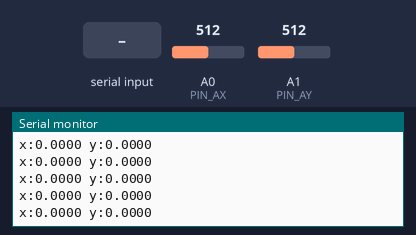
The sketch below on a simulated Arduino Uno, built with avr-gcc and run on an emulated ATmega328P. Shown: the last lines printed to the serial monitor. Inputs (shaded band) come from the test bench; at power-on: A0 (PIN_AX) = 512, A1 (PIN_AY) = 512.

Above: at 1.2 s.
1.3 s: A0 (PIN_AX) set to 716
At 2.4 s:
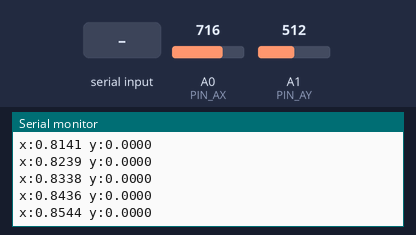
2.8 s: A1 (PIN_AY) set to 716
At 3.9 s:
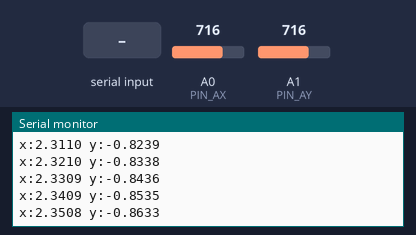
4.3 s: "r" received over Serial
5.8 s: "R" received over Serial
7.3 s: A0 (PIN_AX) set to 900
At 7.9 s:
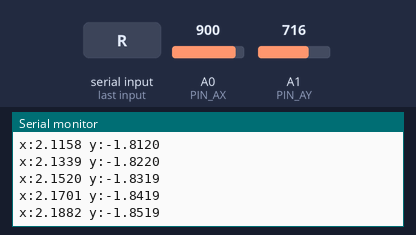
8.8 s: A1 (PIN_AY) set to 900
At 9.9 s:
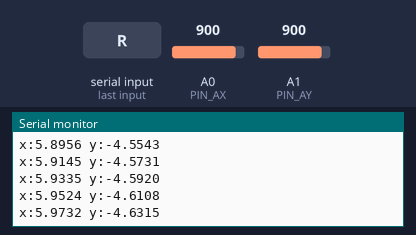
Timing chart, 0 to 11.3 s (numbered marks = the images above; inputs shaded):
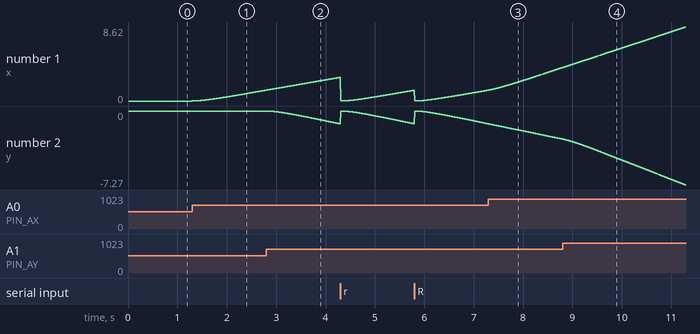

Measured:
- after the input at 1.3 s, the serial monitor: prints a new line at once (image 1)
- plotted number 1: 0 → 1.25 after the input at 1.3 s

The sketch:

D121221049_Hukum_Newton_v2.ino
```cpp
#include <math.h>

struct Body {
  float x, y;    // posisi
  float vx, vy;  // kecepatan
  float fx, fy;  // gaya
  float mass;    // massa
};

Body obj;

const float F_MAX   = 5.0f;          // gaya maksimum (N) dari analog
const float C_DRAG  = 2.0f;          // koefisien drag (N per (m/s))
const unsigned long DT_MS = 10;      // 10 ms = 0.01 s

unsigned long lastUpdate = 0;
float timeSec = 0.0f;

// PIN ANALOG JOYSTICK
const int PIN_AX = A0;   // sumbu X (kiri-kanan)
const int PIN_AY = A1;   // sumbu Y (atas-bawah)

// Deadzone
const float DEADZONE = 0.15f;       // 15%

void setup() {
  Serial.begin(115200);

  obj.x = 0.0f;
  obj.y = 0.0f;
  obj.vx = 0.0f;
  obj.vy = 0.0f;
  obj.fx = 0.0f;
  obj.fy = 0.0f;
  obj.mass = 0.5f;   // 0.5 kg

  lastUpdate = millis();

  Serial.println("# 2D Euler Simulation - Analog + Drag (lebih responsif)");
  Serial.println("# Joystick / pot:");
  Serial.println("#   A0: gaya X (kiri-kanan)");
  Serial.println("#   A1: gaya Y (bawah-atas)");
  Serial.println("# r: reset posisi & kecepatan & gaya");
  Serial.println("# Output: x:<val> y:<val>");
  Serial.println();
}

void handleSerialInput() {
  while (Serial.available() > 0) {
    char c = Serial.read();

    switch (c) {
      case 'r':
      case 'R':
        obj.fx = 0.0f;
        obj.fy = 0.0f;
        obj.vx = 0.0f;
        obj.vy = 0.0f;
        obj.x = 0.0f;
        obj.y = 0.0f;
        timeSec = 0.0f;
        break;
      default:
        break;
    }
  }
}

// Baca joystick, set fx, fy, dan kembalikan apakah input aktif
bool update_force_from_analog() {
  int rawX = analogRead(PIN_AX);
  int rawY = analogRead(PIN_AY);

  float normX = (rawX - 512) / 512.0f;
  float normY = (rawY - 512) / 512.0f;

  bool active = false;

  if (fabs(normX) < DEADZONE) normX = 0.0f;
  else active = true;

  if (fabs(normY) < DEADZONE) normY = 0.0f;
  else active = true;

  if (!active) {
    obj.fx = 0.0f;
    obj.fy = 0.0f;
    return false;
  }

  obj.fx = normX * F_MAX;
  obj.fy = -normY * F_MAX;   // balik Y supaya atas positif

  return true;
}

void update_physics(Body *b, float dt) {
  // Gaya drag melawan kecepatan
  float F_drag_x = -C_DRAG * b->vx;
  float F_drag_y = -C_DRAG * b->vy;

  // Total gaya
  float Fx_total = b->fx + F_drag_x;
  float Fy_total = b->fy + F_drag_y;

  // Percepatan
  float ax = Fx_total / b->mass;
  float ay = Fy_total / b->mass;

  // Update kecepatan
  b->vx += ax * dt;
  b->vy += ay * dt;

  // Update posisi
  b->x  += b->vx * dt;
  b->y  += b->vy * dt;
}

void loop() {
  handleSerialInput();

  bool active = update_force_from_analog();

  unsigned long now = millis();
  if (now - lastUpdate >= DT_MS) {
    float dt = (now - lastUpdate) / 1000.0f;
    lastUpdate = now;

    if (active) {
      update_physics(&obj, dt);
    } else {
      // Kalaun analog di tengah, tetap ada drag: kecepatan akan cepat turun ke 0
      update_physics(&obj, dt);
      // Kalau mau berhenti super-cepat, boleh tambahkan:
      if (fabs(obj.vx) < 0.01f) obj.vx = 0.0f;
      if (fabs(obj.vy) < 0.01f) obj.vy = 0.0f;
    }

    timeSec += dt;

    Serial.print("x:");
    Serial.print(obj.x, 4);
    Serial.print(" y:");
    Serial.println(obj.y, 4);
  }
}
```
